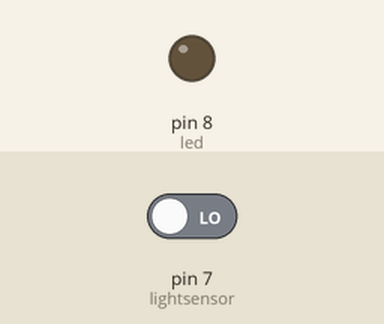
Simulated run of this sketch. Board: Arduino Uno, built with avr-gcc and run on an emulated ATmega328P. Parts: output pins drawn as LEDs (lit = HIGH). Inputs (shaded band) come from the test bench; at power-on: pin 7 (lightsensor) LOW. What the sketch prints to the serial monitor is not drawn.

Above: at 1.2 s.
1.3 s: pin 7 (lightsensor) driven HIGH
At 2.2 s:
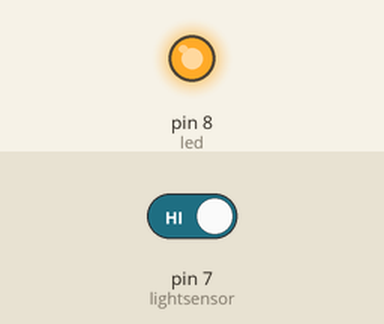
2.8 s: pin 7 (lightsensor) driven LOW
At 3.3 s:
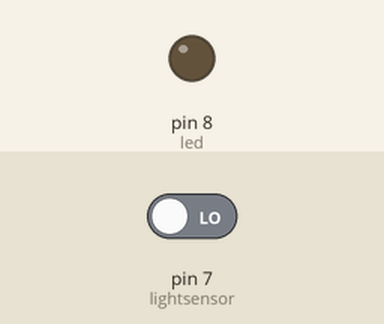
Timing chart, 0 to 5.8 s (numbered marks = the images above; inputs shaded):
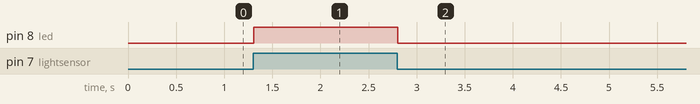

The sketch:

lightsensor.ino
```cpp
int lightsensor = 7;
int led = 8;
void setup() {
  // put your setup code here, to run once:
  pinMode(lightsensor,INPUT);
  pinMode(led,OUTPUT);
  Serial.begin(9600);
}

void loop() {
  // put your main code here, to run repeatedly:
  int value = digitalRead(lightsensor);
  Serial.println(value);
  digitalWrite(led,value);
}
```

Measured:
- after the input at 1.3 s, pin 8 (led): LOW → HIGH at once
- after the input at 2.8 s, pin 8 (led): HIGH → LOW at once
